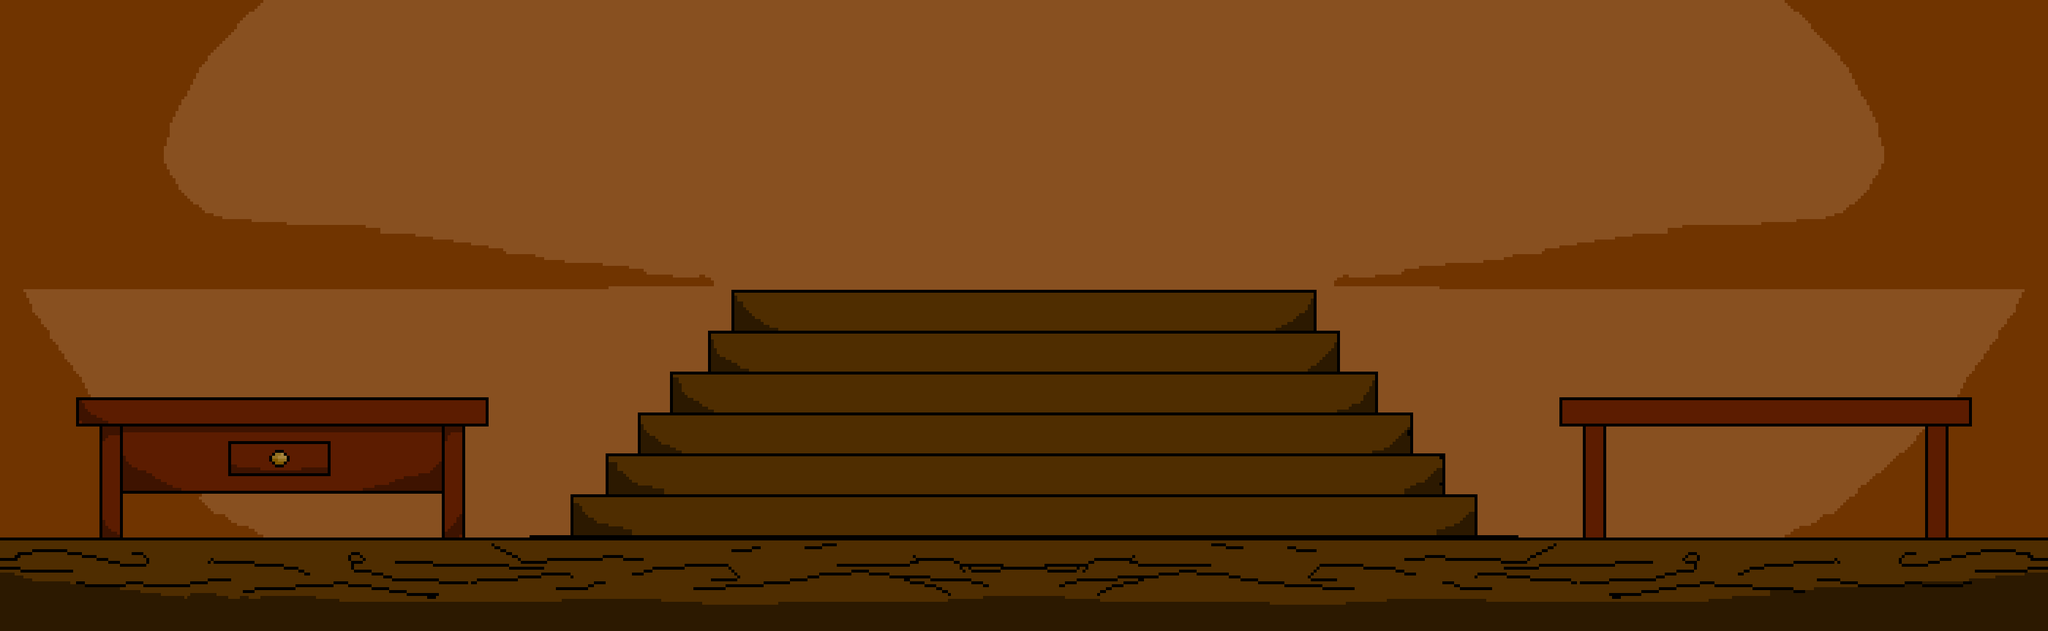

Below is a game level as drawn by its tile map, then a one-line description and the .tmx that defines it (tile-layer data replaced by summaries):
An orthogonal 25x30 tile map with 140x36 px tiles, 3 tile layers (Camada de Tiles 1, Camada de Tiles 2, Camada de Tiles 3), 2 tilesets.

<map version="1.4" tiledversion="1.4.3" orientation="orthogonal" renderorder="right-down" width="25" height="30" tilewidth="140" tileheight="36" infinite="0" nextlayerid="4" nextobjectid="1">
 <tileset firstgid="1" source="saguao.tsx" />
 <tileset firstgid="751" source="escada.tsx" />
 <layer id="1" name="Camada de Tiles 1" width="25" height="30">
  <data>[750 cells, 750 non-empty, 750 distinct tile ids]</data>
 </layer>
 <layer id="2" name="Camada de Tiles 2" width="25" height="30">
  <data>[750 cells, 240 non-empty, 240 distinct tile ids]</data>
 </layer>
 <layer id="3" name="Camada de Tiles 3" width="25" height="30">
  <data>[750 cells, 0 non-empty, 0 distinct tile ids]</data>
 </layer>
</map>
